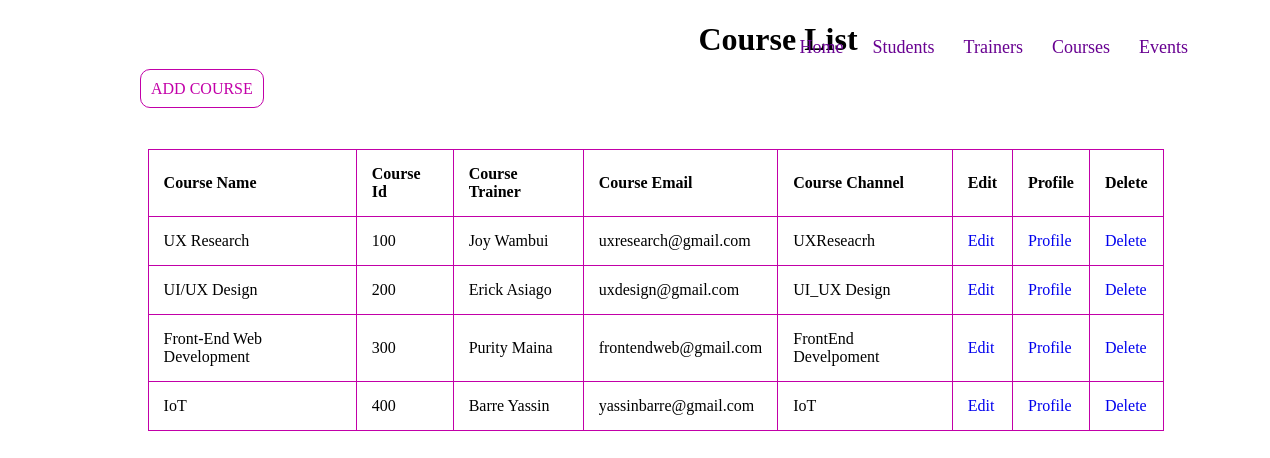
Screenshot of /courses/list/ with the database file from the repository.
### courses/models.py (models this page shows)
class Courses(models.Model):
    course_profile_pic=models.ImageField(upload_to = 'images/')
    course_name=models.CharField(max_length=40)
    course_id=models.PositiveSmallIntegerField(null=True)
    course_description=models.CharField(max_length=200)
    course_trainer=models.CharField(max_length=40)
    course_room=models.CharField(max_length=10)
    course_email=models.EmailField(null=True)
    course_channel=models.CharField(max_length=20)
    course_calendar=models.DateField(null=True)
    course_syllabus=models.FileField(upload_to="documents/",null=True, blank=True)

### courses/views.py (the view)
# urls.py: path("list/", course_list, name="course_list"),
def course_list(request):
    courses = Courses.objects.all()
    return render(request, "course_list.htm", {"courses":courses})

### courses/templates/course_list.htm (shortened to what this page needs)
<!DOCTYPE html>
<html lang="en">
<head>
</head>
<body>
    <nav class="navbar">
        <div class="max-width">
            <div class="logo"><a href="#">C<span>Q</span></a></div>
            <ul class="menu">
                <li><a href="{%url 'home_page'%}" class="menu-btn">Home</a></li>
                <li><a href="{%url 'student_list'%}"class="menu-btn">Students</a></li>
                <li><a href="{%url 'trainer_list'%}"class="menu-btn">Trainers</a></li>
                <li><a href="{%url 'course_list'%}"class="menu-btn">Courses</a></li>
               <li><a href="{%url 'cal:calendar'%}"class="menu-btn">Events</a></li>
            </ul>
        </div>
    </nav>
    <center><h1>Course List</h1></center>
   <div class="clearfix">
    <a class="btn info" href="{% url 'register_courses' %}"> ADD COURSE </a>
    </div>
    <table class="table">
        <tr>
            <th>Course Name</th>
            <th>Course Id</th>
            <th>Course Trainer</th>
            <th>Course Email</th>
            <th>Course Channel</th>
            <th>Edit</th>
            <th>Profile</th>
            <th>Delete</th>
        </tr>
        {% for course in courses%}
        <tr>
            <td>
                {{course.course_name}}
            </td>
            <td>
                {{course.course_id}}
            </td>
            <td>
                {{course.course_trainer}}
            </td>
            <td>
                {{course.course_email}}
            </td>
            <td>
                {{course.course_channel}}
            </td>
            <td>
                <a href="{%url 'edit_course' id=course.id%}">Edit</a>
            </td>
            <td>
                <a href="{%url 'course_profile' id=course.id%}">Profile</a>
            </td>
            <td>
                <a href="{%url 'delete_course' id=course.id%}">Delete</a>
            </td>
        </tr>
        {% endfor %}
    </table>
</body>
</html>

### courses/templates/course_list.htm (style rules this page uses)
body { margin-left: 300px; height:50%; width:80%; z-index:1; top: 0; overflow-x: hidden; }
table { width: 100%; margin-left: -15%; margin-top: 5%; margin-bottom: 8%; }
th, caption { text-align: left; }
table, th, td { border: 1px solid #c200a8; ; border-collapse: collapse; }
th, td { padding: 15px; }
h1 { margin-left: -60px; color: rgb(0, 0, 0); }
.info { border-color: #c200a8; color:#c200a8; }
.clearfix { margin-left: -160px; }
.btn { background-color:#ffffff; color:#c200a8; border-radius: 10px; padding: 10px; align-items: center; width: 300px; margin-right: 71px; border: 1px solid #c200a8; }
a { text-decoration: none; }
.navbar { position: fixed; width: 100%; z-index: 999; padding-bottom: -50px; font-family: 'Roboto Slab', serif; transition: all 0.3s ease; }
.navbar .max-width { display: flex; align-items: center; justify-content: space-between; }
.navbar .menu li { list-style: none; display: inline-block; }
.navbar .menu li a { display: block; color: rgb(104, 1, 145); font-size: 18px; font-weight: 500; margin-left: 25px; transition: color 0.3s ease; }
.navbar .logo a { color: rgb(255, 255, 255); font-size: 35px; font-weight: 600; font-family: 'Style Script', cursive; }
.navbar .logo a span { color: #ffffff; transition: all 0.3s ease; font-family: 'Style Script', cursive; }

### rows the page displays
Courses: course_name "UX Research", course_id "100", course_trainer "Joy Wambui", course_email "uxresearch@gmail.com", course_channel "UXReseacrh"
Courses: course_name "UI/UX Design", course_id "200", course_trainer "Erick Asiago", course_email "uxdesign@gmail.com", course_channel "UI_UX Design"
Courses: course_name "Front-End Web Development", course_id "300", course_trainer "Purity Maina", course_email "frontendweb@gmail.com", course_channel "FrontEnd Develpoment"
Courses: course_name "IoT", course_id "400", course_trainer "Barre Yassin", course_email "yassinbarre@gmail.com", course_channel "IoT"
